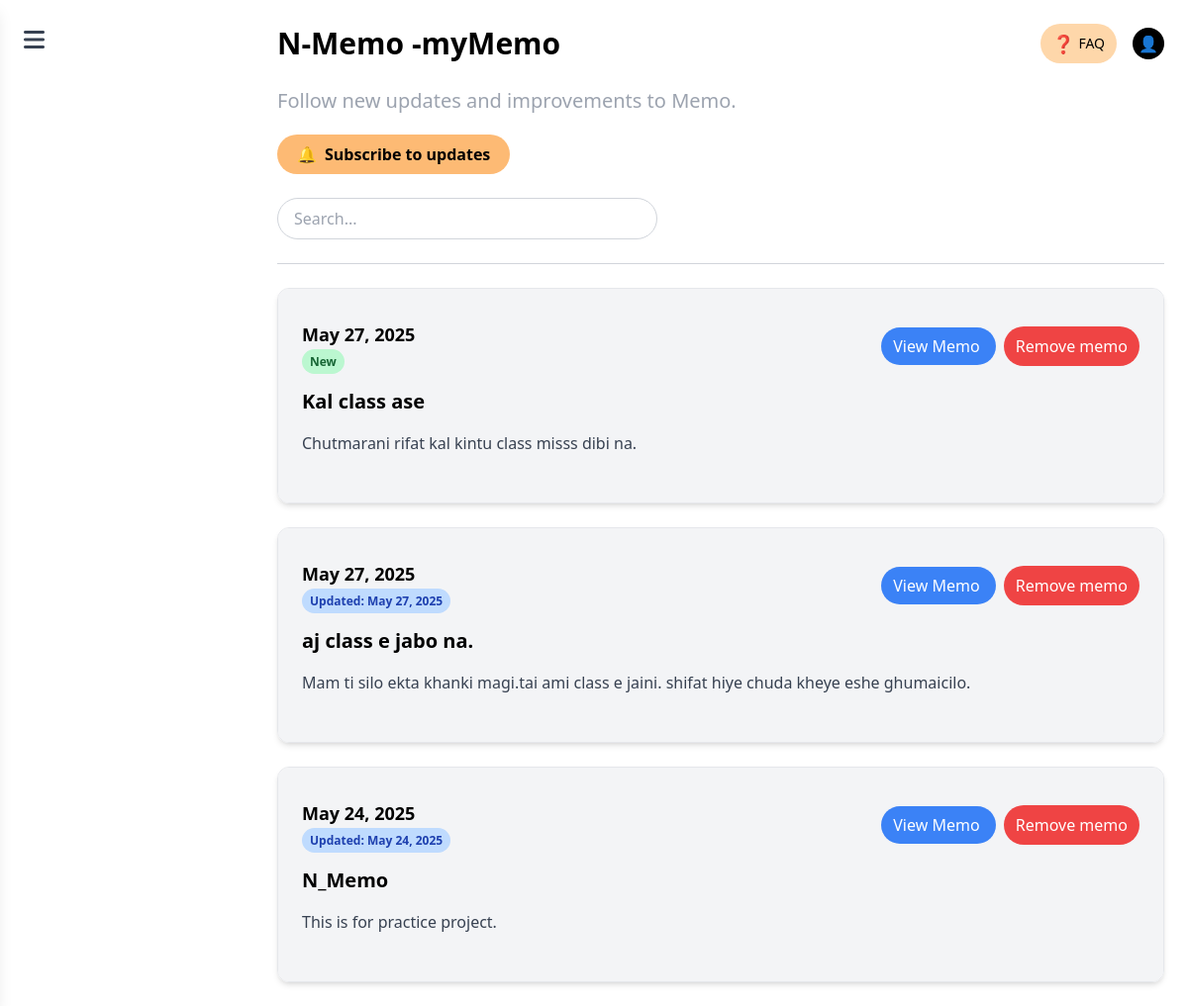
Before: /my_memo/ with the older database file.
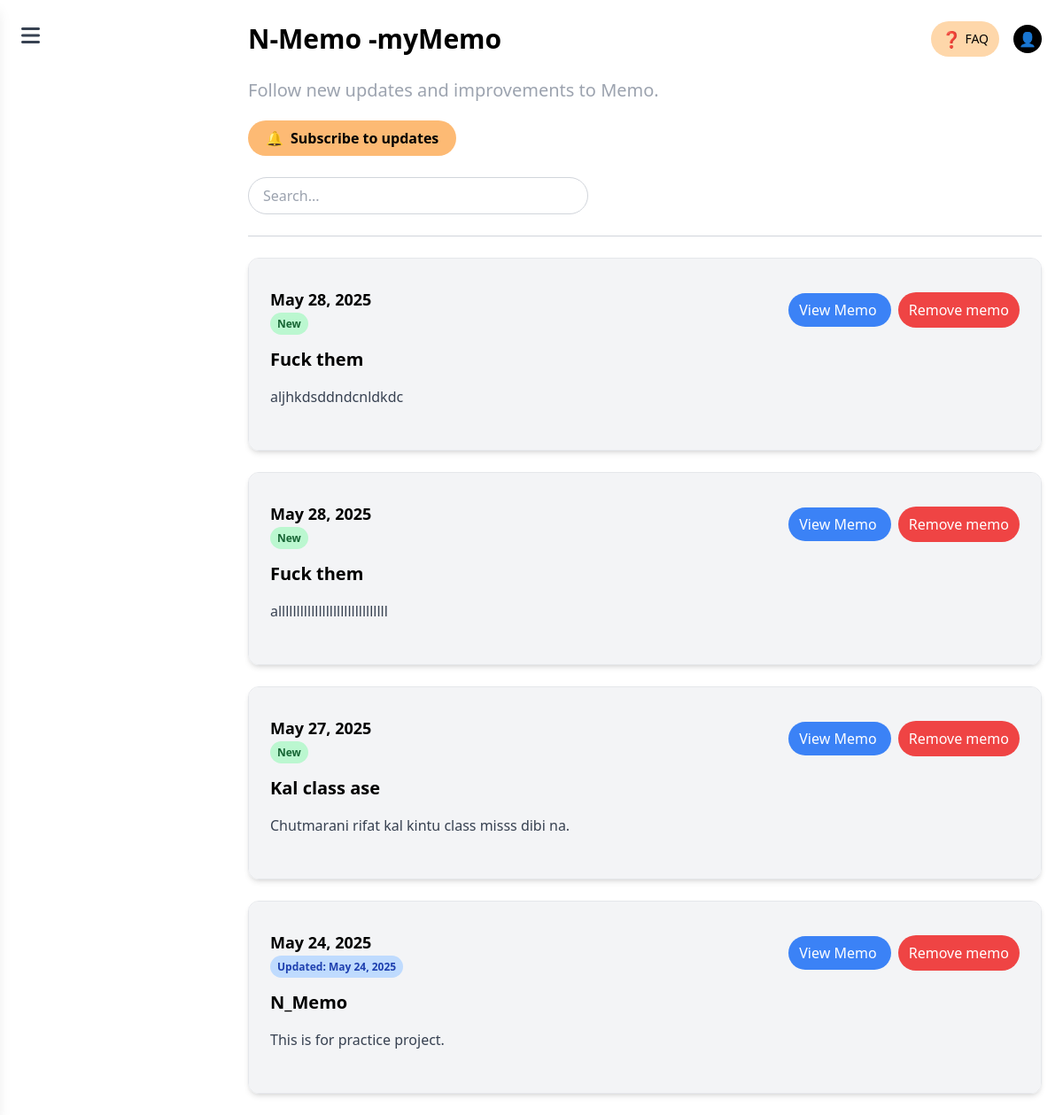
After: the same page with the newer database file.
### models/m_model.py (models this page shows)
class Memo(Base):
    __tablename__ = "memos"
    id = Column(Integer, primary_key=True, index=True)
    title = Column(String, index=True)
    content = Column(String)
    created_at = Column(DateTime(timezone=True), server_default=func.now())
    updated_at = Column(DateTime(timezone=True))

### main.py (the view)
@app.get("/my_memo/", response_class=HTMLResponse)
async def my_memo_page(request: Request, db: Session = Depends(get_db)):
    memos_data = (
        db.query(m_model.Memo).order_by(m_model.Memo.created_at.desc()).limit(25).all()
    )
    validated_memos = [
        m_schema.SMemoUpdateResponse.model_validate(memo) for memo in memos_data
    ]
    context = {
        "request": request,
        "title": "N-Memo -myMemo",
        "memos": validated_memos,
    }
    return template.TemplateResponse("mymemo.html", context)

### templates/mymemo.html (shortened to what this page needs)
<!DOCTYPE html>
<html lang="en">
<head>
  <script src="https://cdn.tailwindcss.com"></script>
  <link rel="stylesheet" href="https://cdnjs.cloudflare.com/ajax/libs/font-awesome/6.5.2/css/all.min.css"
 />
</head>
<body class="bg-white font-sans text-black">
  <main class="px-6 py-6 max-w-6xl mx-auto lg:ml-64">
    <div class="flex justify-between items-center mb-6">
      <h1 class="text-3xl font-bold">{{title}}</h1>
      <div class="flex items-center space-x-4">
        <button
          class="bg-orange-200 text-black text-sm font-medium px-3 py-1.5 rounded-full flex items-center space-x-1">
          <span class="text-lg">❓</span>
          <span>FAQ</span>
        </button>
        <div class="w-8 h-8 bg-black rounded-full flex items-center justify-center text-white">
          <span>👤</span>
        </div>
      </div>
    </div>
    <h4 class="text-gray-400 text-xl mb-5">
      Follow new updates and improvements to Memo.
    </h4>
    <button class="bg-orange-300 text-black font-semibold px-5 py-2 rounded-full mb-6 flex items-center space-x-2">
      <span>🔔</span>
      <span>Subscribe to updates</span>
    </button>
    <div class="mb-6">
      <input type="text" placeholder="Search..."
        class="w-full max-w-sm px-4 py-2 border border-gray-300 rounded-full focus:outline-none" />
    </div>
    <hr class="mb-6 border-gray-300" />
    <div class="space-y-6">
      {% if memos %}
      {% for memo in memos %}
      <div class="rounded-xl overflow-hidden border border-gray-200 shadow-md">
        <div class="bg-gray-100 px-6 py-8">
          <div class="flex justify-between space-x-3 mb-4 items-center">
            <div>
              <p class="font-bold text-lg">
                {{ memo.created_at.strftime('%b %d, %Y') }}
              </p>
              {% if memo.updated_at %}
              <span class="bg-blue-200 text-blue-800 text-xs font-semibold px-2 py-1 rounded-full">Updated: {{
                memo.updated_at.strftime('%b %d, %Y') }}</span>
              {% else %}
              <span class="bg-green-200 text-green-800 text-xs font-semibold px-2 py-1 rounded-full">New</span>
              {% endif %}
            </div>
            <div>
              <a href="/memo_detail/{{ memo.id }}"
                class="py-2 px-3 bg-blue-500 rounded-3xl text-white hover:bg-blue-600 mr-2">
                View Memo
              </a>
              <button class="py-2 px-3 bg-red-500 rounded-3xl text-white hover:bg-red-600">
                Remove memo
              </button>
            </div>
          </div>
          <a href="/memo_detail/{{ memo.id }}" class="hover:underline">
            <h2 class="text-xl font-bold mb-4">{{ memo.title }}</h2>
          </a>
          <p class="text-gray-700 mb-4">{{ memo.content | truncate(150, true, '...') }}</p>
        </div>
      </div>
      {% endfor %}
      {% endif %}
    </div>
  </main>
</body>
</html>

Changed rows visible on the page:
removed Memo: created_at "May 27, 2025", updated_at "May 27, 2025", title "aj class e jabo na.", content "Mam ti silo ekta khanki magi.tai ami class e jaini. shifat hiye chuda kheye eshe ghumaicilo."
added Memo: created_at "May 28, 2025", shows "New", title "Fuck them", content "aljhkdsddndcnldkdc"
added Memo: created_at "May 28, 2025", shows "New", title "Fuck them", content "allllllllllllllllllllllllllllll"
